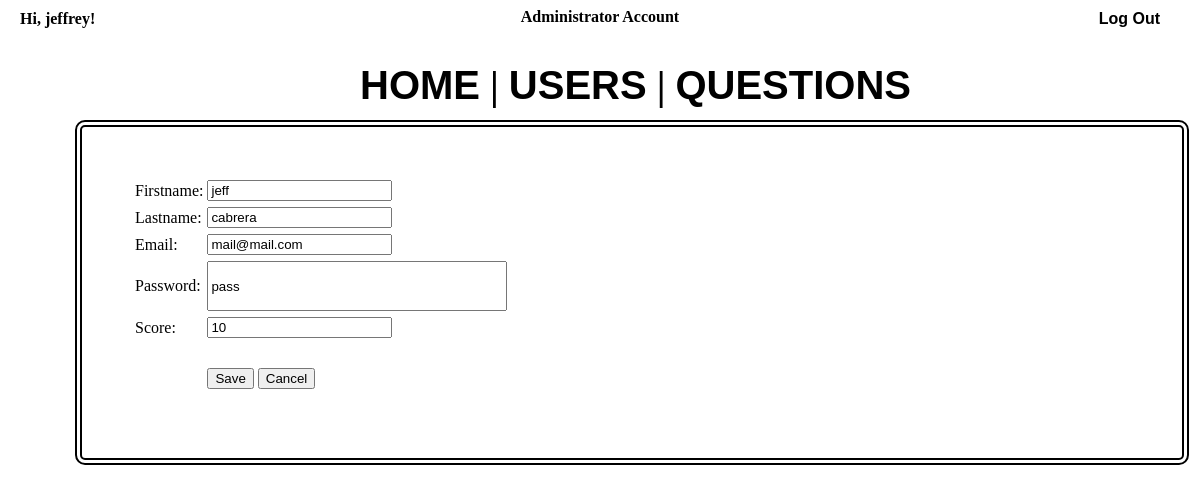
The app's page /admin/editUser.php?id=1 (signed in) with its own data.
### tables this page shows
CREATE TABLE IF NOT EXISTS `examinee` (
  `user_id` int(11) NOT NULL AUTO_INCREMENT,
  `firstname` varchar(50) NOT NULL,
  `lastname` varchar(50) NOT NULL,
  `email` varchar(50) NOT NULL,
  `password` varchar(1000) NOT NULL,
  `confirm` varchar(1000) NOT NULL,
  `score` int(3) NOT NULL,
  PRIMARY KEY (`user_id`)
);

### admin/functions/adminUserDAO.php (called while the page is built, shortened)
<?php
include_once('config.php');
class adminUserDAO{
		public static function viewUsersById($id){
		global $db;
		try{
			$sql = "SELECT * FROM examinee WHERE user_id = '$id'";
			$result = $db->query($sql);
			return $result;
		}catch (Exeption $e) {
			error_log(getMessage($e));
		}
			return false;
	}
}
 ?>

### admin/functions/adminUserHandler.php (called while the page is built, shortened)
<?php
class adminUserHandler{
	public static function viewUsersById($id){
		$viewUsersById = adminUserDAO::viewUsersById($id);
		if(empty($viewUsersById)){
			return false;
		}else{
			return $viewUsersById;
		}
	}
}
 ?>

### admin/editUser.php (the view, shortened to what this page needs)
<?php
include 'background.php';
?>
<div id = 'user'>
<?php
if(isset($_SESSION['username'])){
	$username = $_SESSION['username'];
	echo 'Hi, ' . $username . "!";
}else{
	header('Location: login.php');
}
?>
</div>
<?php
include_once('functions/adminUserDAO.php');
include_once('functions/adminUserHandler.php');
if(isset($_GET['id'])){
	$id = $_GET['id'];
	$object = new adminUserHandler();
	$row = $object->viewUsersById($id);
		$view = $row->fetch_array();
}
?>
<html>
<head>
	<link rel="stylesheet" type="text/css" href="css/style.css">
</head>
<div id = "questions">
	<body>
		<form method = "POST" action = "editUser2.php" onsubmit = 'return validateEdit()'>
			<table>
				<tr>
					<td>Firstname: <td><input type = 'text' id = 'firstname' name = 'firstname' value = '<?=$view['firstname']?>'/><br />
					<td>Lastname: <td><input type = 'text' id = 'lastname' name = 'lastname' value = '<?=$view['lastname']?>' /><br />
					<td>Email: <td><input type = 'email' id = 'email' name = 'email' value = '<?=$view['email']?>' /><br />
					<td>Password: <td><input type = 'text' id = 'password' name = 'password' value = '<?=$view['password']?>' /><br />
					<td>Score:   <td><input type = 'text' id = 'score' name = 'score' value = '<?=$view['score']?>' /><br />
					<td>		  <td><input type = 'hidden' name = 'id' value = '<?=$view['user_id']?>' /><br />
					<td>		  <td><input type = 'submit' value = 'Save'>
						<input type = 'submit' value = 'Cancel' onclick = 'cancelAdd()'>
				</tr>
			</table>
		</form>
	</body>
</div>
</html>

### admin/css/style.css (style rules this page uses)
#questions { position: absolute; top: 120px; left:75px; width: 1000px; height: auto; border-color: #000; border-width: 7px; border-radius: 10px; border-style:double; color: red; padding: 50px; }
#user { position: absolute; top: 10px; left: 20px; font-weight: bold; }
#username, #password, #submitLogin { width: 300px; height: 50px; }

### records on screen
examinee: firstname "jeff", lastname "cabrera", email "mail@mail.com", password "pass", score "10"

### other values on screen
$username "jeffrey"
